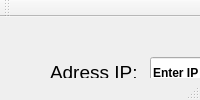
<?xml version="1.0" encoding="UTF-8"?>
<ui version="4.0">
 <class>QuizWindow</class>
 <widget class="QMainWindow" name="QuizWindow">
  <property name="enabled">
   <bool>true</bool>
  </property>
  <property name="font">
   <font>
    <weight>50</weight>
    <bold>false</bold>
   </font>
  </property>
  <property name="windowTitle">
   <string>QuizWindow</string>
  </property>
  <widget class="QWidget" name="centralWidget">
   <widget class="QPushButton" name="connectButton">
    <property name="geometry">
     <rect>
      <x>930</x>
      <y>40</y>
      <width>211</width>
      <height>31</height>
     </rect>
    </property>
    <property name="text">
     <string>Connect</string>
    </property>
   </widget>
   <widget class="QLabel" name="addressIPLabel">
    <property name="geometry">
     <rect>
      <x>50</x>
      <y>30</y>
      <width>91</width>
      <height>51</height>
     </rect>
    </property>
    <property name="font">
     <font>
      <pointsize>14</pointsize>
     </font>
    </property>
    <property name="text">
     <string>Adress IP:</string>
    </property>
    <property name="scaledContents">
     <bool>false</bool>
    </property>
   </widget>
   <widget class="QLineEdit" name="addressLineEdit">
    <property name="geometry">
     <rect>
      <x>150</x>
      <y>40</y>
      <width>391</width>
      <height>31</height>
     </rect>
    </property>
    <property name="font">
     <font>
      <weight>75</weight>
      <bold>true</bold>
     </font>
    </property>
    <property name="text">
     <string>Enter IP address here</string>
    </property>
   </widget>
   <widget class="QLineEdit" name="portLineEdit">
    <property name="geometry">
     <rect>
      <x>680</x>
      <y>40</y>
      <width>181</width>
      <height>31</height>
     </rect>
    </property>
    <property name="text">
     <string>Enter port number here</string>
    </property>
   </widget>
   <widget class="QLabel" name="portLabel">
    <property name="geometry">
     <rect>
      <x>610</x>
      <y>40</y>
      <width>51</width>
      <height>31</height>
     </rect>
    </property>
    <property name="font">
     <font>
      <pointsize>14</pointsize>
     </font>
    </property>
    <property name="text">
     <string>Port:</string>
    </property>
   </widget>
   <widget class="QLabel" name="label">
    <property name="geometry">
     <rect>
      <x>36</x>
      <y>150</y>
      <width>1131</width>
      <height>91</height>
     </rect>
    </property>
    <property name="font">
     <font>
      <pointsize>16</pointsize>
     </font>
    </property>
    <property name="layoutDirection">
     <enum>Qt::RightToLeft</enum>
    </property>
    <property name="text">
     <string>Questions appear here</string>
    </property>
    <property name="alignment">
     <set>Qt::AlignCenter</set>
    </property>
   </widget>
   <widget class="QPushButton" name="APushButton">
    <property name="enabled">
     <bool>false</bool>
    </property>
    <property name="geometry">
     <rect>
      <x>180</x>
      <y>300</y>
      <width>351</width>
      <height>131</height>
     </rect>
    </property>
    <property name="font">
     <font>
      <pointsize>40</pointsize>
      <weight>50</weight>
      <bold>false</bold>
     </font>
    </property>
    <property name="text">
     <string>A</string>
    </property>
   </widget>
   <widget class="QPushButton" name="BPushButton">
    <property name="enabled">
     <bool>false</bool>
    </property>
    <property name="geometry">
     <rect>
      <x>670</x>
      <y>300</y>
      <width>351</width>
      <height>131</height>
     </rect>
    </property>
    <property name="font">
     <font>
      <pointsize>40</pointsize>
      <weight>50</weight>
      <bold>false</bold>
     </font>
    </property>
    <property name="text">
     <string>B</string>
    </property>
   </widget>
   <widget class="QPushButton" name="CPushButton">
    <property name="enabled">
     <bool>false</bool>
    </property>
    <property name="geometry">
     <rect>
      <x>180</x>
      <y>450</y>
      <width>351</width>
      <height>131</height>
     </rect>
    </property>
    <property name="font">
     <font>
      <pointsize>40</pointsize>
      <weight>50</weight>
      <bold>false</bold>
     </font>
    </property>
    <property name="text">
     <string>C</string>
    </property>
   </widget>
   <widget class="QPushButton" name="DPushButton">
    <property name="enabled">
     <bool>false</bool>
    </property>
    <property name="geometry">
     <rect>
      <x>670</x>
      <y>450</y>
      <width>351</width>
      <height>131</height>
     </rect>
    </property>
    <property name="font">
     <font>
      <pointsize>40</pointsize>
      <weight>50</weight>
      <bold>false</bold>
     </font>
    </property>
    <property name="text">
     <string>D</string>
    </property>
   </widget>
   <widget class="QPushButton" name="exitPushButton">
    <property name="geometry">
     <rect>
      <x>490</x>
      <y>650</y>
      <width>221</width>
      <height>41</height>
     </rect>
    </property>
    <property name="text">
     <string>Exit</string>
    </property>
   </widget>
  </widget>
  <widget class="QMenuBar" name="menuBar">
   <property name="geometry">
    <rect>
     <x>0</x>
     <y>0</y>
     <width>1200</width>
     <height>22</height>
    </rect>
   </property>
  </widget>
  <widget class="QToolBar" name="mainToolBar">
   <attribute name="toolBarArea">
    <enum>TopToolBarArea</enum>
   </attribute>
   <attribute name="toolBarBreak">
    <bool>false</bool>
   </attribute>
  </widget>
  <widget class="QStatusBar" name="statusBar"/>
 </widget>
 <layoutdefault spacing="6" margin="11"/>
 <resources/>
 <connections/>
</ui>
